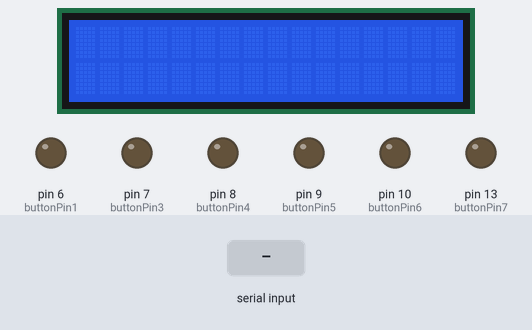
The sketch below on a simulated Arduino Uno, built with avr-gcc and run on an emulated ATmega328P. Parts: 16×2 character LCD, output pins drawn as LEDs (lit = HIGH). The test bench sets the inputs (shaded band).

Above: at 1.2 s.
1.3 s: "n1" received over Serial
At 2.0 s:
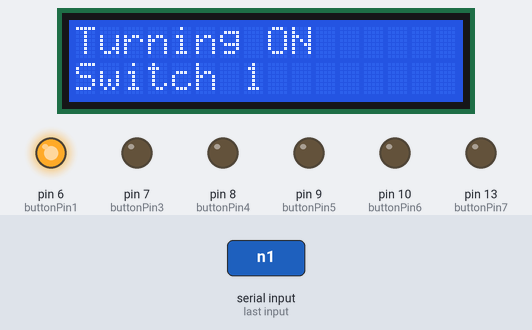
2.8 s: "o1" received over Serial
At 3.2 s:
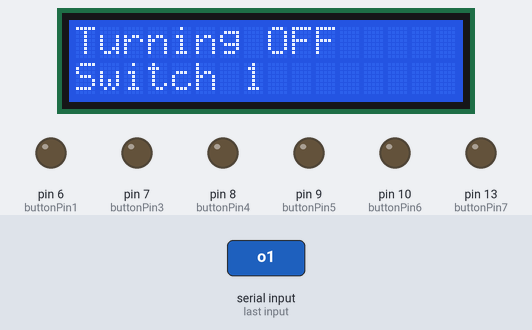
4.3 s: "n3" received over Serial
At 5.5 s:
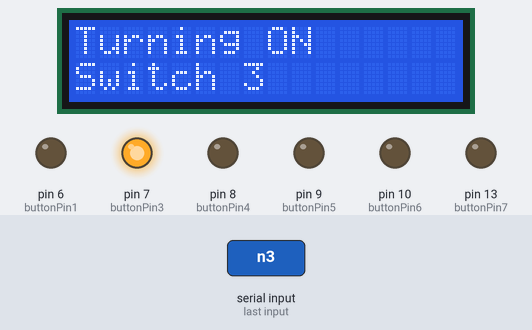
5.8 s: "n4" received over Serial
At 6.6 s:
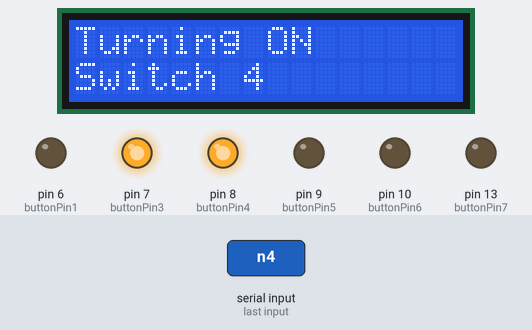
7.3 s: "n5" received over Serial
At 7.8 s:
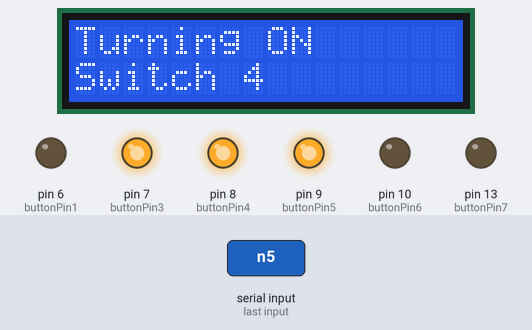
8.8 s: "n6" received over Serial
At 10.1 s:
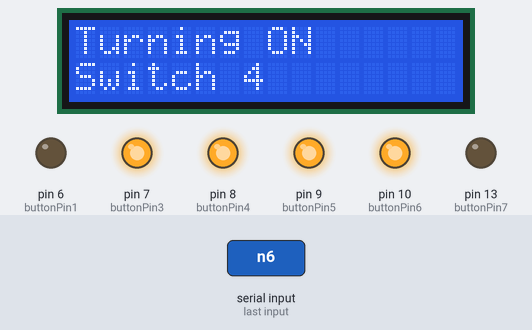
Timing chart, 0 to 11.3 s (numbered marks = the images above; inputs shaded):
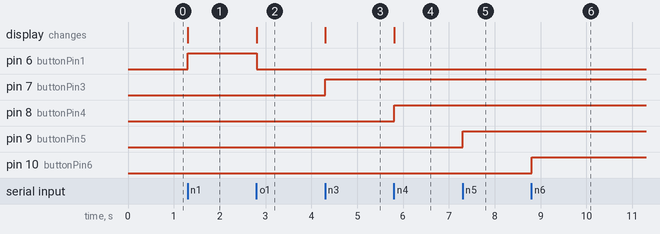

Measured:
- after the input at 1.3 s, pin 6 (buttonPin1): LOW → HIGH at once; the display: changes at once (image 1)
- after the input at 2.8 s, pin 6 (buttonPin1): HIGH → LOW at once; the display: changes at once (image 2)
- after the input at 4.3 s, pin 7 (buttonPin3): LOW → HIGH at once; the display: changes at once (image 3)
- after the input at 5.8 s, pin 8 (buttonPin4): LOW → HIGH at once; the display: changes at once (image 4)
- after the input at 7.3 s, pin 9 (buttonPin5): LOW → HIGH at once
- after the input at 8.8 s, pin 10 (buttonPin6): LOW → HIGH at once

The sketch:

6_relay.ino
```cpp
#include <LiquidCrystal.h>

const int rs = 12, en = 11, d4 = 5, d5 = 4, d6 = 3, d7 = 2;
LiquidCrystal lcd(rs, en, d4, d5, d6, d7);
char data = 0;
const int buttonPin1 = 6;
const int buttonPin2 = 11;
const int buttonPin3 = 7;
const int buttonPin4 = 8;
const int buttonPin5 = 9;
const int buttonPin6 = 10;
const int buttonPin7 = 13;


char command;
String string;

void setup() {
  lcd.begin(16, 2);
  Serial.begin(9600);
  pinMode(buttonPin1, OUTPUT);
  pinMode(buttonPin2, OUTPUT);
  pinMode(buttonPin3, OUTPUT);
  pinMode(buttonPin4, OUTPUT);
  pinMode(buttonPin5, OUTPUT);
  pinMode(buttonPin6, OUTPUT);
  pinMode(buttonPin7, OUTPUT);


}

void loop() {
  if (Serial.available() > 0) {
    string = "";
    while (Serial.available() > 0) {
      command = ((byte)Serial.read());
      if (command == ':')
        break;
      else
        string.concat(command);
      delay(1);
    }
    lcd.clear();
    if (string == "n1") {
      digitalWrite(buttonPin1, HIGH);
      lcd.print("Turning ON");
      lcd.setCursor(0,1);
      lcd.print("Switch 1");
    } else if (string == "n2") {
      digitalWrite(buttonPin2, HIGH);
      lcd.print("Turning ON");
      lcd.setCursor(0,1);
      lcd.print("Switch 2");
    } else if (string == "n3") {
      digitalWrite(buttonPin3, HIGH);
      lcd.print("Turning ON");
      lcd.setCursor(0,1);
      lcd.print("Switch 3");
    } else if (string == "n4") {
      digitalWrite(buttonPin4, HIGH);
      lcd.print("Turning ON");
      lcd.setCursor(0,1);
      lcd.print("Switch 4");
    }
    else if (string == "n5") {
      digitalWrite(buttonPin5, HIGH);
      lcd.print("Turning ON");
      lcd.setCursor(0,1);
      lcd.print("Switch 4");
    }
    else if (string == "n6") {
      digitalWrite(buttonPin6, HIGH);
      lcd.print("Turning ON");
      lcd.setCursor(0,1);
      lcd.print("Switch 4");
    }
    else if (string == "n7") {
      digitalWrite(buttonPin7, HIGH);
      lcd.print("Turning ON");
      lcd.setCursor(0,1);
      lcd.print("Switch 4");
    }


     else if (string == "o1") {
      digitalWrite(buttonPin1, LOW);
      lcd.print("Turning OFF");
      lcd.setCursor(0,1);
      lcd.print("Switch 1");
    } else if (string == "o2") {
      digitalWrite(buttonPin2, LOW);
      lcd.print("Turning OFF");
      lcd.setCursor(0,1);
      lcd.print("Switch 2");
    } else if (string == "o3") {
      digitalWrite(buttonPin3, LOW);
      lcd.print("Turning OFF");
      lcd.setCursor(0,1);
      lcd.print("Switch 3");
    } else if (string == "o4") {
      digitalWrite(buttonPin4, LOW);
      lcd.print("Turning OFF");
      lcd.setCursor(0,1);
      lcd.print("Switch 4");
    }
    else if (string == "o5") {
      digitalWrite(buttonPin5, LOW);
      lcd.print("Turning OFF");
      lcd.setCursor(0,1);
      lcd.print("Switch 4");
    }
    else if (string == "aa") {
      digitalWrite(buttonPin6, LOW);
      lcd.print("Turning OFF");
      lcd.setCursor(0,1);
      lcd.print("Switch 4");
    }
    else if (string == "o7") {
      digitalWrite(buttonPin7, LOW);
      lcd.print("Turning OFF");
      lcd.setCursor(0,1);
      lcd.print("Switch 4");
    }
  }
}
```
